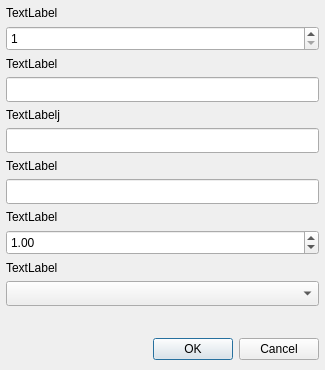
<?xml version="1.0" encoding="UTF-8"?>
<ui version="4.0">
 <class>dialog</class>
 <widget class="QDialog" name="dialog">
  <property name="windowModality">
   <enum>Qt::ApplicationModal</enum>
  </property>
  <property name="geometry">
   <rect>
    <x>0</x>
    <y>0</y>
    <width>325</width>
    <height>370</height>
   </rect>
  </property>
  <property name="minimumSize">
   <size>
    <width>325</width>
    <height>370</height>
   </size>
  </property>
  <property name="maximumSize">
   <size>
    <width>325</width>
    <height>370</height>
   </size>
  </property>
  <property name="windowTitle">
   <string>Dialog</string>
  </property>
  <property name="autoFillBackground">
   <bool>false</bool>
  </property>
  <property name="styleSheet">
   <string notr="true"/>
  </property>
  <layout class="QVBoxLayout" name="verticalLayout">
   <property name="leftMargin">
    <number>6</number>
   </property>
   <property name="topMargin">
    <number>6</number>
   </property>
   <property name="rightMargin">
    <number>6</number>
   </property>
   <property name="bottomMargin">
    <number>6</number>
   </property>
   <item>
    <widget class="QLabel" name="number_label">
     <property name="text">
      <string>TextLabel</string>
     </property>
    </widget>
   </item>
   <item>
    <widget class="QSpinBox" name="number_spin_box">
     <property name="minimumSize">
      <size>
       <width>0</width>
       <height>25</height>
      </size>
     </property>
     <property name="frame">
      <bool>true</bool>
     </property>
     <property name="minimum">
      <number>1</number>
     </property>
    </widget>
   </item>
   <item>
    <widget class="QLabel" name="name_label">
     <property name="text">
      <string>TextLabel</string>
     </property>
    </widget>
   </item>
   <item>
    <widget class="QLineEdit" name="name_line_edit">
     <property name="minimumSize">
      <size>
       <width>0</width>
       <height>25</height>
      </size>
     </property>
     <property name="frame">
      <bool>true</bool>
     </property>
     <property name="clearButtonEnabled">
      <bool>true</bool>
     </property>
    </widget>
   </item>
   <item>
    <widget class="QLabel" name="authors_label">
     <property name="autoFillBackground">
      <bool>false</bool>
     </property>
     <property name="text">
      <string>TextLabelj</string>
     </property>
    </widget>
   </item>
   <item>
    <widget class="QLineEdit" name="authors_line_edit">
     <property name="minimumSize">
      <size>
       <width>0</width>
       <height>25</height>
      </size>
     </property>
     <property name="frame">
      <bool>true</bool>
     </property>
     <property name="clearButtonEnabled">
      <bool>true</bool>
     </property>
    </widget>
   </item>
   <item>
    <widget class="QLabel" name="serie_label">
     <property name="text">
      <string>TextLabel</string>
     </property>
    </widget>
   </item>
   <item>
    <widget class="QLineEdit" name="serie_line_edit">
     <property name="minimumSize">
      <size>
       <width>0</width>
       <height>25</height>
      </size>
     </property>
     <property name="frame">
      <bool>true</bool>
     </property>
     <property name="clearButtonEnabled">
      <bool>true</bool>
     </property>
    </widget>
   </item>
   <item>
    <widget class="QLabel" name="serie_volume_label">
     <property name="text">
      <string>TextLabel</string>
     </property>
    </widget>
   </item>
   <item>
    <widget class="QDoubleSpinBox" name="serie_volume_spin_box">
     <property name="minimumSize">
      <size>
       <width>0</width>
       <height>25</height>
      </size>
     </property>
     <property name="maximum">
      <double>9999.989999999999782</double>
     </property>
     <property name="value">
      <double>1.000000000000000</double>
     </property>
    </widget>
   </item>
   <item>
    <widget class="QLabel" name="format_label">
     <property name="text">
      <string>TextLabel</string>
     </property>
    </widget>
   </item>
   <item>
    <widget class="QComboBox" name="format_combobox">
     <property name="minimumSize">
      <size>
       <width>0</width>
       <height>25</height>
      </size>
     </property>
    </widget>
   </item>
   <item>
    <spacer name="verticalSpacer">
     <property name="orientation">
      <enum>Qt::Vertical</enum>
     </property>
     <property name="sizeHint" stdset="0">
      <size>
       <width>20</width>
       <height>40</height>
      </size>
     </property>
    </spacer>
   </item>
   <item>
    <widget class="QDialogButtonBox" name="button_box">
     <property name="minimumSize">
      <size>
       <width>0</width>
       <height>30</height>
      </size>
     </property>
     <property name="orientation">
      <enum>Qt::Horizontal</enum>
     </property>
     <property name="standardButtons">
      <set>QDialogButtonBox::Cancel|QDialogButtonBox::Ok</set>
     </property>
    </widget>
   </item>
  </layout>
 </widget>
 <resources/>
 <connections>
  <connection>
   <sender>button_box</sender>
   <signal>accepted()</signal>
   <receiver>dialog</receiver>
   <slot>accept()</slot>
   <hints>
    <hint type="sourcelabel">
     <x>248</x>
     <y>254</y>
    </hint>
    <hint type="destinationlabel">
     <x>157</x>
     <y>274</y>
    </hint>
   </hints>
  </connection>
  <connection>
   <sender>button_box</sender>
   <signal>rejected()</signal>
   <receiver>dialog</receiver>
   <slot>reject()</slot>
   <hints>
    <hint type="sourcelabel">
     <x>316</x>
     <y>260</y>
    </hint>
    <hint type="destinationlabel">
     <x>286</x>
     <y>274</y>
    </hint>
   </hints>
  </connection>
 </connections>
</ui>
